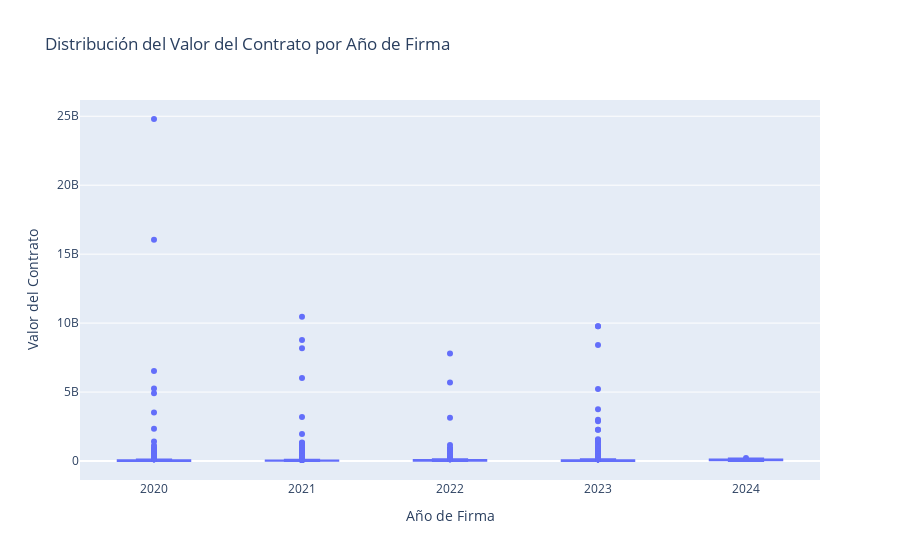

Notebook cell for this chart:
### Code cell
# Suponiendo que 'ano_fecha_de_firma' y 'valor_del_contrato' están en tu DataFrame
fig = px.box(secop, x='ano_fecha_de_firma', y='valor_del_contrato',
             labels={'ano_fecha_de_firma': 'Año de Firma', 'valor_del_contrato': 'Valor del Contrato'},
             title='Distribución del Valor del Contrato por Año de Firma')

fig.show()

### Figure 1 — Plotly figure (JSON) as saved in the notebook; plotly's stock layout.template omitted (floating-point values rounded to 4 significant figures; data arrays with more than 128 entries replaced by an {"elided": "..."} marker saying what was removed)
{"data": [{"alignmentgroup": "True", "hovertemplate": "Año de Firma=%{x}<br>Valor del Contrato=%{y}<extra></extra>", "legendgroup": "", "marker": {"color": "#636efa"}, "name": "", "notched": false, "offsetgroup": "", "orientation": "v", "showlegend": false, "type": "box", "x": {"elided": "5389 int values"}, "x0": " ", "xaxis": "x", "y": {"elided": "5389 int values"}, "y0": " ", "yaxis": "y"}], "layout": {"boxmode": "group", "legend": {"tracegroupgap": 0}, "title": {"text": "Distribución del Valor del Contrato por Año de Firma"}, "xaxis": {"anchor": "y", "domain": [0, 1], "title": {"text": "Año de Firma"}}, "yaxis": {"anchor": "x", "domain": [0, 1], "title": {"text": "Valor del Contrato"}}}}
